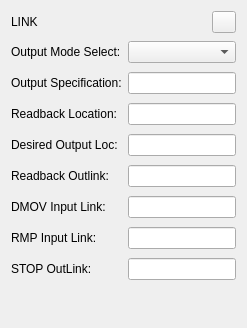
       <widget class="QWidget" name="page_11">
        <layout class="QVBoxLayout" name="verticalLayout_12">
         <property name="spacing">
          <number>0</number>
         </property>
         <property name="bottomMargin">
          <number>0</number>
         </property>
         <item>
          <layout class="QHBoxLayout" name="horizontalLayout_21">
           <item>
            <widget class="QLabel" name="label_187">
             <property name="text">
              <string>LINK</string>
             </property>
            </widget>
           </item>
           <item>
            <widget class="PyDMRelatedDisplayButton" name="PyDMRelatedDisplayButton_11">
             <property name="maximumSize">
              <size>
               <width>24</width>
               <height>24</height>
              </size>
             </property>
             <property name="toolTip">
              <string/>
             </property>
             <property name="filenames" stdset="0">
              <stringlist>
               <string>mc_expert_individual_screens/expert_motor_link_control.ui</string>
              </stringlist>
             </property>
             <property name="macros" stdset="0">
              <stringlist>
               <string>{&quot;P&quot;:&quot;${P}&quot;,&quot;M&quot;:&quot;${M}&quot;}</string>
              </stringlist>
             </property>
             <property name="openInNewWindow" stdset="0">
              <bool>true</bool>
             </property>
            </widget>
           </item>
          </layout>
         </item>
         <item>
          <spacer name="verticalSpacer_23">
           <property name="orientation">
            <enum>Qt::Vertical</enum>
           </property>
           <property name="sizeType">
            <enum>QSizePolicy::Fixed</enum>
           </property>
           <property name="sizeHint" stdset="0">
            <size>
             <width>20</width>
             <height>5</height>
            </size>
           </property>
          </spacer>
         </item>
         <item>
          <widget class="QWidget" name="widget_link_2" native="true">
           <property name="sizePolicy">
            <sizepolicy hsizetype="Preferred" vsizetype="Preferred">
             <horstretch>0</horstretch>
             <verstretch>0</verstretch>
            </sizepolicy>
           </property>
           <property name="minimumSize">
            <size>
             <width>0</width>
             <height>250</height>
            </size>
           </property>
           <layout class="QGridLayout" name="gridLayout_24">
            <property name="leftMargin">
             <number>0</number>
            </property>
            <property name="topMargin">
             <number>0</number>
            </property>
            <property name="rightMargin">
             <number>0</number>
            </property>
            <property name="bottomMargin">
             <number>0</number>
            </property>
            <item row="4" column="0">
             <widget class="QLabel" name="label_188">
              <property name="text">
               <string>Readback Location:</string>
              </property>
             </widget>
            </item>
            <item row="7" column="1">
             <widget class="PyDMLineEdit" name="PyDMLineEdit_96">
              <property name="minimumSize">
               <size>
                <width>20</width>
                <height>20</height>
               </size>
              </property>
              <property name="toolTip">
               <string/>
              </property>
              <property name="channel" stdset="0">
               <string>${P}${M}.DINP</string>
              </property>
             </widget>
            </item>
            <item row="3" column="0">
             <widget class="QLabel" name="label_189">
              <property name="text">
               <string>Output Specification:</string>
              </property>
             </widget>
            </item>
            <item row="2" column="0">
             <widget class="QLabel" name="label_190">
              <property name="text">
               <string>Output Mode Select:</string>
              </property>
             </widget>
            </item>
            <item row="5" column="1">
             <widget class="PyDMLineEdit" name="PyDMLineEdit_97">
              <property name="minimumSize">
               <size>
                <width>20</width>
                <height>20</height>
               </size>
              </property>
              <property name="toolTip">
               <string/>
              </property>
              <property name="channel" stdset="0">
               <string>${P}${M}.DOL</string>
              </property>
             </widget>
            </item>
            <item row="2" column="1">
             <widget class="PyDMEnumComboBox" name="PyDMEnumComboBox_23">
              <property name="minimumSize">
               <size>
                <width>20</width>
                <height>20</height>
               </size>
              </property>
              <property name="toolTip">
               <string/>
              </property>
              <property name="channel" stdset="0">
               <string>${P}${M}.OMSL</string>
              </property>
             </widget>
            </item>
            <item row="8" column="1">
             <widget class="PyDMLineEdit" name="PyDMLineEdit_98">
              <property name="minimumSize">
               <size>
                <width>20</width>
                <height>20</height>
               </size>
              </property>
              <property name="toolTip">
               <string/>
              </property>
              <property name="channel" stdset="0">
               <string>${P}${M}.RINP</string>
              </property>
             </widget>
            </item>
            <item row="3" column="1">
             <widget class="PyDMLineEdit" name="PyDMLineEdit_99">
              <property name="minimumSize">
               <size>
                <width>20</width>
                <height>20</height>
               </size>
              </property>
              <property name="toolTip">
               <string/>
              </property>
              <property name="channel" stdset="0">
               <string>${P}${M}.OUT</string>
              </property>
             </widget>
            </item>
            <item row="8" column="0">
             <widget class="QLabel" name="label_191">
              <property name="text">
               <string>RMP Input Link:</string>
              </property>
             </widget>
            </item>
            <item row="9" column="1">
             <widget class="PyDMLineEdit" name="PyDMLineEdit_100">
              <property name="minimumSize">
               <size>
                <width>20</width>
                <height>20</height>
               </size>
              </property>
              <property name="toolTip">
               <string/>
              </property>
              <property name="channel" stdset="0">
               <string>${P}${M}.STOO</string>
              </property>
             </widget>
            </item>
            <item row="7" column="0">
             <widget class="QLabel" name="label_192">
              <property name="text">
               <string>DMOV Input Link:</string>
              </property>
             </widget>
            </item>
            <item row="9" column="0">
             <widget class="QLabel" name="label_193">
              <property name="text">
               <string>STOP OutLink:</string>
              </property>
             </widget>
            </item>
            <item row="6" column="1">
             <widget class="PyDMLineEdit" name="PyDMLineEdit_101">
              <property name="minimumSize">
               <size>
                <width>20</width>
                <height>20</height>
               </size>
              </property>
              <property name="toolTip">
               <string/>
              </property>
              <property name="channel" stdset="0">
               <string>${P}${M}.RLNK</string>
              </property>
             </widget>
            </item>
            <item row="5" column="0">
             <widget class="QLabel" name="label_194">
              <property name="text">
               <string>Desired Output Loc:</string>
              </property>
             </widget>
            </item>
            <item row="6" column="0">
             <widget class="QLabel" name="label_195">
              <property name="text">
               <string>Readback Outlink:</string>
              </property>
             </widget>
            </item>
            <item row="4" column="1">
             <widget class="PyDMLineEdit" name="PyDMLineEdit_102">
              <property name="minimumSize">
               <size>
                <width>20</width>
                <height>20</height>
               </size>
              </property>
              <property name="toolTip">
               <string/>
              </property>
              <property name="channel" stdset="0">
               <string>${P}${M}.RDBL</string>
              </property>
             </widget>
            </item>
           </layout>
          </widget>
         </item>
         <item>
          <spacer name="verticalSpacer_13">
           <property name="orientation">
            <enum>Qt::Vertical</enum>
           </property>
           <property name="sizeHint" stdset="0">
            <size>
             <width>20</width>
             <height>40</height>
            </size>
           </property>
          </spacer>
         </item>
        </layout>
       </widget>
